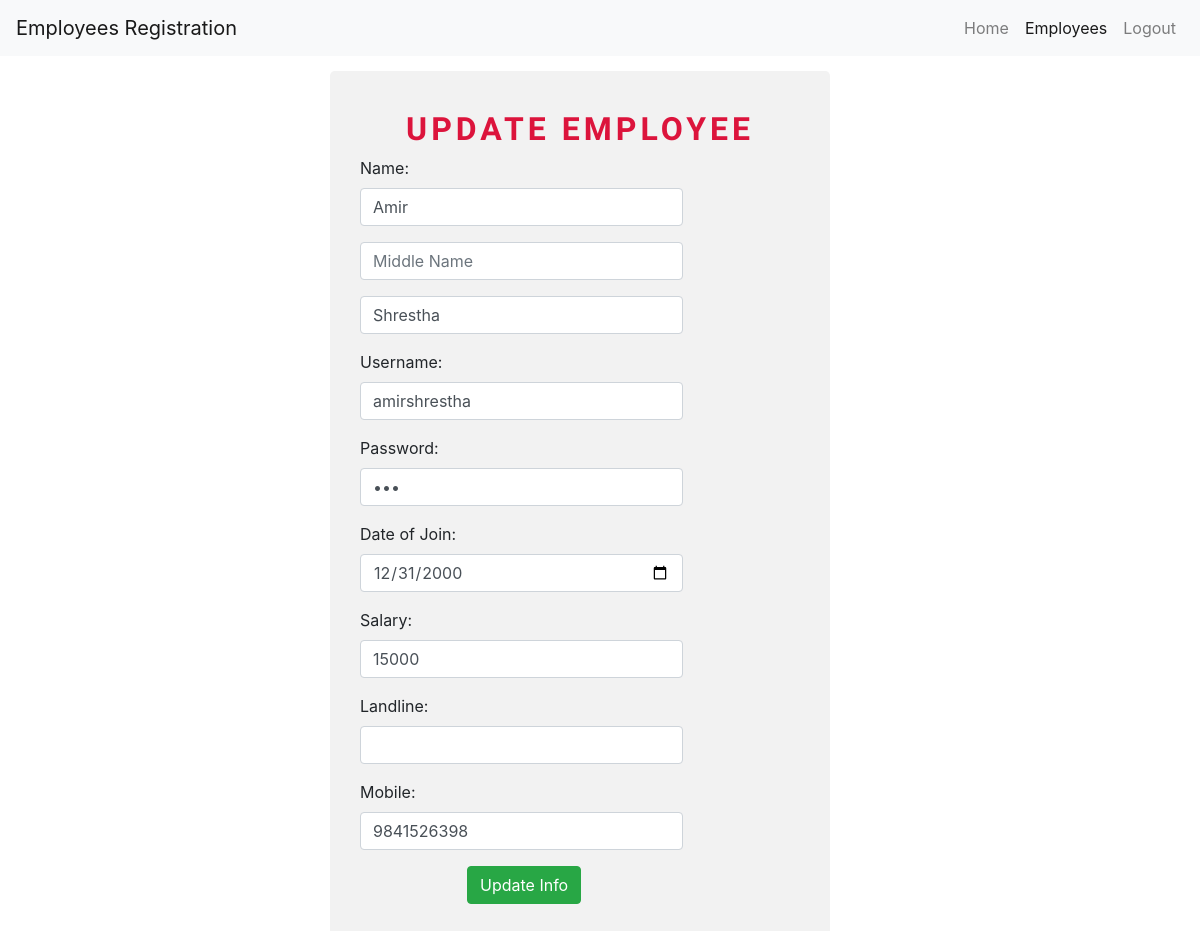
The app's page /edit.php?id=21 (signed in) with its own data.
### tables this page shows
CREATE TABLE `employees` (
  `id` int(11) NOT NULL,
  `f_name` varchar(35) NOT NULL,
  `m_name` varchar(15) DEFAULT NULL,
  `l_name` varchar(35) NOT NULL,
  `username` varchar(15) NOT NULL,
  `password` varchar(15) NOT NULL,
  `doj` date NOT NULL,
  `prc_nr` varchar(10) NOT NULL,
  `salary` varchar(35) NOT NULL,
  `landline` varchar(10) DEFAULT NULL,
  `mobile_nr` varchar(11) NOT NULL
);

### php/DBConnect.php (called while the page is built, shortened)
<?php
class DBConnect {
    private $db = NULL;
    public function __construct() {
        $dsn = 'mysql:dbname=' . self::DB_NAME . ';host=' . self::DB_SERVER;
        try {
            $this->db = new PDO($dsn, self::DB_USER, self::DB_PASSWORD);
        } catch (PDOException $e) {
            throw new Exception('Connection failed: ' .$e->getMessage());
        }
        return $this->db;
    }
    public function getEmployees(){
        $stmt = $this->db->prepare("SELECT * FROM employees");
        $stmt->execute();
        return $stmt->fetchAll();
    }
    public function getEmployeeById($id){
        $stmt = $this->db->prepare("SELECT * FROM employees WHERE id=?");
        $stmt->execute([$id]);
        return $stmt->fetchAll();
    }
}

### edit.php (the view, shortened to what this page needs)
<?php
if(isset($_GET['id'])){
    $id = $_GET['id'];
}
require_once 'php/DBConnect.php';
$db = new DBConnect();
$db->auth();
$employee = $db->getEmployeeById($id);
$employees = $db->getEmployees();
include 'layout/header.php';
include 'layout/navbar.php';
?>
<div class="container" style="padding-top:15px; padding-bottom:15px;">
    <div class="row">
        <div class="col-md-3"></div>
        <div class="col-md-6">
                    <form class="form-horizontal" role="form" method="post" action="edit.php">
                      <div class="panel panel-default">
                          <div class="panel-heading">
                                <h2>Update Employee</h2>
                              </div>
                        <div class="panel-body">
                        <div class="form-group">
                            <label class="col-md-3">Name:</label>
                            <div class="form-group col-sm-9"> <input type="text" value="<?= $employee[0]['f_name']; ?>" name="firstName" class="form-control" placeholder="First Name" required="true"> </div>
                            <div class="form-group col-sm-9"><input type="text" value="<?= $employee[0]['m_name']; ?>" name="middleName" class="form-control" placeholder="Middle Name"></div>
                            <div class="form-group col-sm-9"><input type="text" value="<?= $employee[0]['l_name']; ?>" name="lastName" class="form-control" placeholder="Last Name" required="true"></div>
                        </div>
                        <div class="form-group">
                            <label class="col-md-3">Username:</label>
                            <div class="col-sm-9"><input type="text" value="<?= $employee[0]['username']; ?>" name="username" class="form-control" required="true"></div>
                        </div>
                        <div class="form-group">
                            <label class="col-md-3">Password:</label>
                            <div class="col-sm-9"><input type="password" value="<?= $employee[0]['password']; ?>" name="password" class="form-control" required="true"></div>
                        </div>
                        <div class="form-group">
                            <label class="col-md-4">Date of Join:</label>
                            <div class="col-sm-9"><input type="date" value="<?= $employee[0]['doj']; ?>" name="doj" class="form-control" required="true"></div>
                        </div>
                        <div class="form-group">
                            <label class="col-md-3">Salary:</label>
                            <div class="col-sm-9"><input type="text" value="<?= $employee[0]['salary']; ?>" name="salary" class="form-control" required="true"></div>
                        </div>
                        <div class="form-group">
                            <label class="col-md-3">Landline:</label>
                            <div class="col-sm-9"><input type="number" value="<?= $employee[0]['landline']; ?>" min="0" max="10000000000" name="landline" class="form-control"></div>
                        </div>
                        <div class="form-group">
                            <label class="col-md-3">Mobile:</label>
                            <div class="col-sm-9"><input type="number" value="<?= $employee[0]['mobile_nr']; ?>" min="0" max="10000000000" name="mobile" class="form-control" required="true"></div>
                        </div>
                        <div class="form-group">
                            <button type="submit" class="btn btn-success btn-md" name="submit">Update Info</button>
                        </div>
                    </form>
                </div>
            </div>
        </div>
        <div class="col-md-3"></div>
<?php include 'layout/footer.php'; ?>

### css/mystyle.css (style rules this page uses)
body { background: url('https://cdn.iveybusinessjournal.com/wp-content/uploads/2006/03/iStock_000012204568_Large.jpg') fixed; background-size: cover; }
*[role="form"] { max-width: 500px; padding: 15px; margin-left: 0 auto; border-radius: 0.3em; background-color: #f2f2f2; }
*[role="form"] h2 { font-family: 'Cantarell' , sans-serif; font-size: 40px; font-weight: 600; color: #000000; margin-top: 5%; text-align: center; text-transform: uppercase; letter-spacing: 4px; font-size: 32px; font-family: 'Cantarell', sans-serif; color: crimson; }

### records on screen
employees: firstName "Amir", lastName "Shrestha", username "amirshrestha", doj "12/31/2000", salary "15000", mobile "9841526398"
